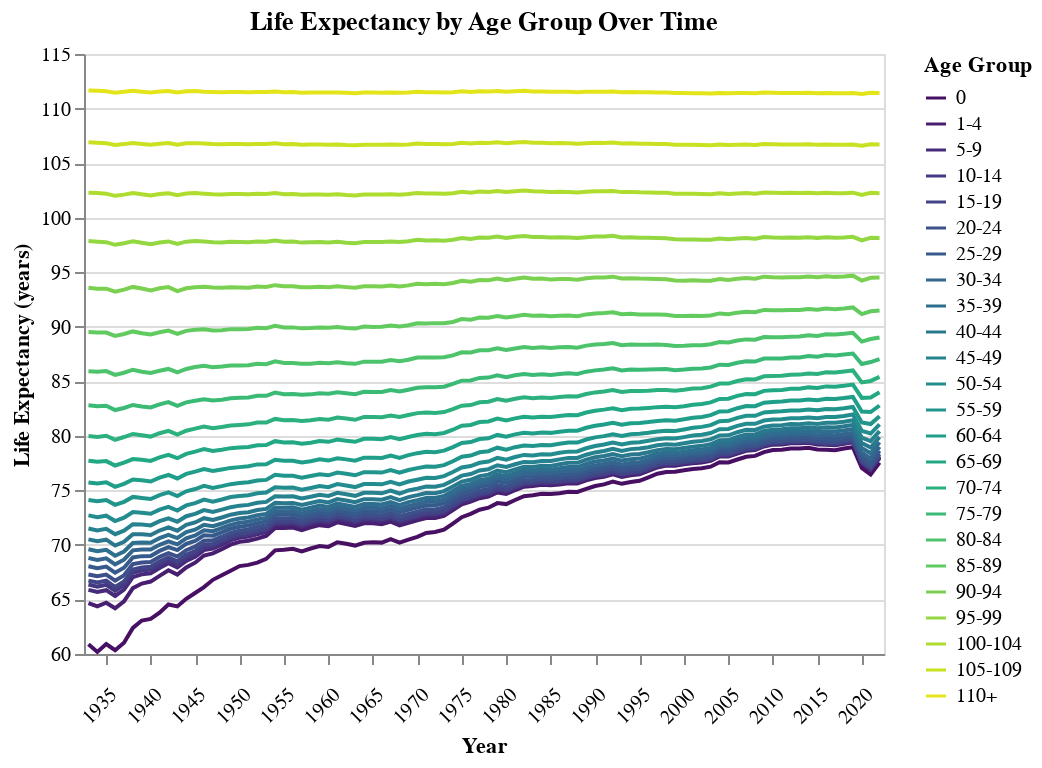

Write notebook code for a chart like this one.
### Code cell
chart = alt.Chart(df).mark_line().encode(
    x=alt.X('Year:O', 
            title='Year',
            axis=alt.Axis(
                labelAngle=-45,
                values=list(range(1935, 2023, 5)),  # Show labels every 5 years from 1950-2022
                labelOverlap=False,
                labelPadding=10
            )),
    y=alt.Y('x+e(x):Q', 
            title='Life Expectancy (years)',
            scale=alt.Scale(zero=False)
),
    color=alt.Color('Age:N', 
                   title='Age Group',
                   sort=age_order,
                   scale=alt.Scale(scheme='viridis'),
                   legend=alt.Legend(
                       orient='right',
                       title='Age Group',
                       symbolLimit=50)),
    tooltip=['Year', 'Age', 'e(x)']
).properties(
    width=400,
    height=300,
    title='Life Expectancy by Age Group Over Time'
)
chart

### Figure 1 — Vega-Lite specification as saved in the notebook (floating-point values rounded to 4 significant figures; data arrays with more than 128 entries replaced by an {"elided": "..."} marker saying what was removed)
{"config": {"view": {"continuousWidth": 300, "continuousHeight": 300}}, "data": {"name": "data-6277125fb3d2473c75dd917f147495c6"}, "mark": {"type": "line"}, "encoding": {"color": {"field": "Age", "legend": {"orient": "right", "symbolLimit": 50, "title": "Age Group"}, "scale": {"scheme": "viridis"}, "sort": ["0", "1-4", "5-9", "10-14", "15-19", "20-24", "25-29", "30-34", "35-39", "40-44", "45-49", "50-54", "55-59", "60-64", "65-69", "70-74", "75-79", "80-84", "85-89", "90-94", "95-99", "100-104", "105-109", "110+"], "title": "Age Group", "type": "nominal"}, "tooltip": [{"field": "Year", "type": "quantitative"}, {"field": "Age", "type": "nominal"}, {"field": "e(x)", "type": "quantitative"}], "x": {"axis": {"labelAngle": -45, "labelOverlap": false, "labelPadding": 10, "values": [1935, 1940, 1945, 1950, 1955, 1960, 1965, 1970, 1975, 1980, 1985, 1990, 1995, 2000, 2005, 2010, 2015, 2020]}, "field": "Year", "title": "Year", "type": "ordinal"}, "y": {"field": "x+e(x)", "scale": {"zero": false}, "title": "Life Expectancy (years)", "type": "quantitative"}}, "height": 300, "title": "Life Expectancy by Age Group Over Time", "width": 400, "$schema": "https://vega.github.io/schema/vega-lite/v5.17.0.json", "datasets": {"data-6277125fb3d2473c75dd917f147495c6": {"elided": "2160 records"}}}
